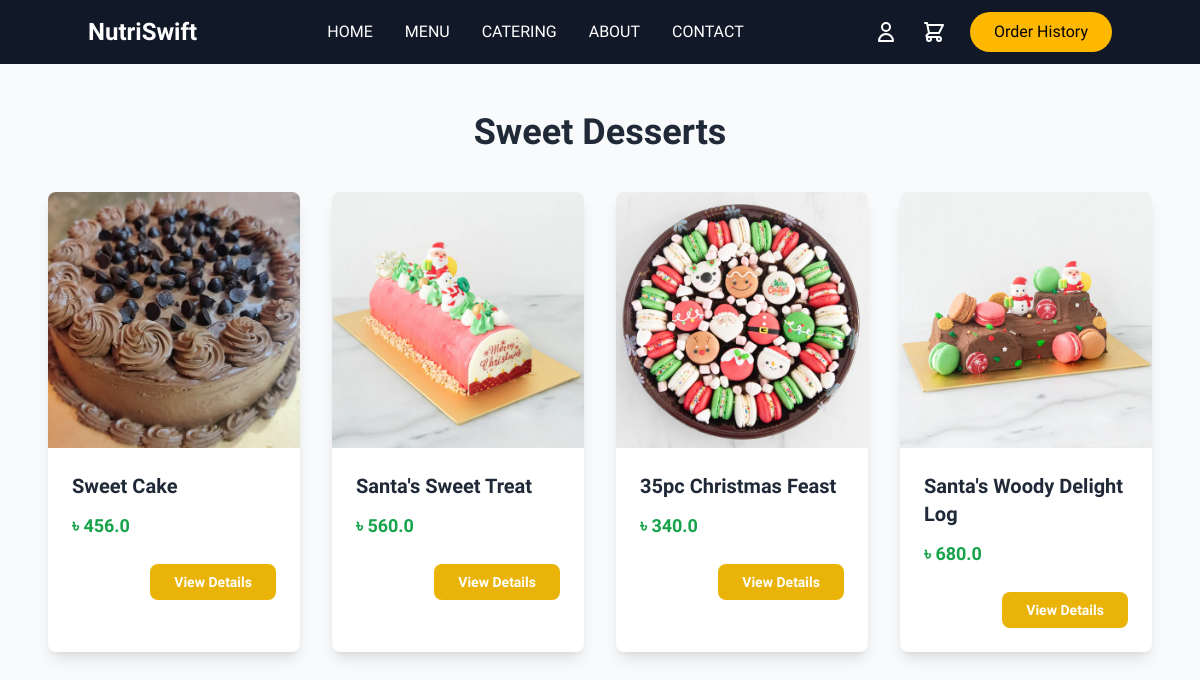
Page /dessert/ on the committed database.
### foodorder/models.py (models this page shows, shortened)
class Dessert(models.Model):
    name = models.CharField(max_length=100)
    price = models.FloatField()
    description = models.TextField()
    image = models.ImageField(upload_to='dessert')

### foodorder/views.py (the view)
# urls.py: path('dessert/', DessertView, name='dessert'),
def DessertView(request):
    desserts = Dessert.objects.all()
    return render(request, 'dessert.html', {'desserts': desserts})

### templates/dessert.html (shortened to what this page needs)
{% extends 'base.html' %}
{% block content %}
<div class="min-h-screen bg-gray-50 py-12 px-6 sm:px-8 lg:px-12">
    <h1 class="text-4xl font-bold text-center text-gray-800 mb-10">Sweet Desserts</h1>
    <div class="grid grid-cols-1 sm:grid-cols-2 lg:grid-cols-4 gap-8">
        {% for dessert in desserts %}
        <a href="{% url 'product_detail' 'dessert' dessert.id %}" class="block bg-white rounded-lg shadow-lg overflow-hidden hover:shadow-2xl transition-shadow duration-300">
            <img src="{{ dessert.image.url }}" alt="{{ dessert.name }}" class="h-64 w-full object-cover">
            <div class="p-6">
                <h2 class="text-xl font-bold text-gray-800">{{ dessert.name }}</h2>
                <p class="text-lg font-bold text-green-600 mt-3">৳ {{ dessert.price }}</p>
                <div class="mt-6 flex justify-end">
                    <span class="px-6 py-2 bg-yellow-500 text-white text-sm font-semibold rounded-lg hover:bg-yellow-600 focus:outline-none">
                        View Details
                    </span>
                </div>
            </div>
        </a>
        {% endfor %}
    </div>
</div>
{% endblock %}

### templates/Base.html (style rules this page uses)
body { font-family: "Geist", sans-serif; }

### rows in the picture
Dessert: image (picture), name "Sweet Cake", price "456.0"
Dessert: image (picture), name "Santa's Sweet Treat", price "560.0"
Dessert: image (picture), name "35pc Christmas Feast", price "340.0"
Dessert: image (picture), name "Santa's Woody Delight Log", price "680.0"
